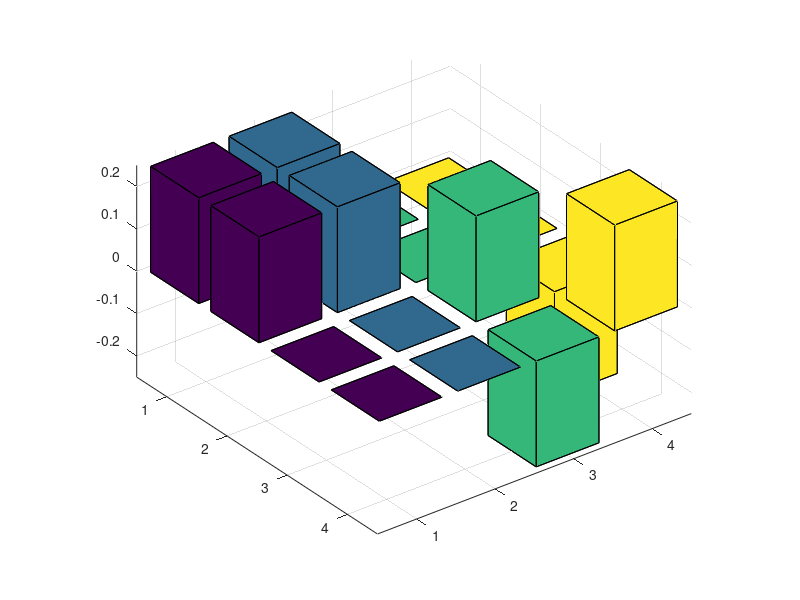

Reproduce this figure in MATLAB.

sigmaX=[0 1;1 0];
sigmaZ=[1 0;0 -1];
sigmaY=[0,-1i;1i,0];

N = 2;

start=0;
for n=1:N-2;
  zxz=kron(kron(sigmaZ,sigmaY),sigmaZ);
  start=start-kron(kron(eye(2^(n-1)),zxz),eye(2^(N-n-2)));
end %for
start=start-kron(kron(sigmaY,sigmaZ),eye(2^(N-2)));
start=start-kron(eye(2^(N-2)),kron(sigmaZ,sigmaX));
[vertical,diagonal]=eig(start);
[junk,index]=min(diag(diagonal));
c=vertical(:,index(1));
c=c/sqrt(c'*c);

rho_c = c*c';
figure;bar3(rho_c)